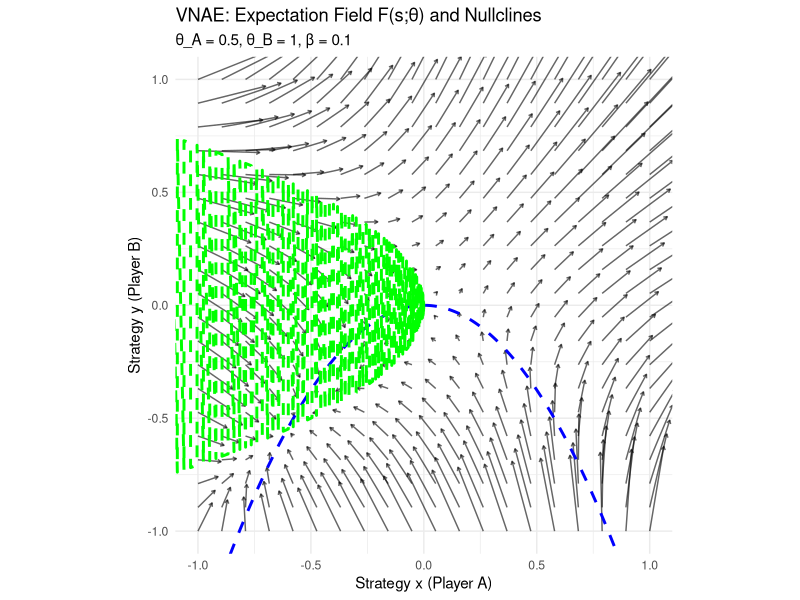
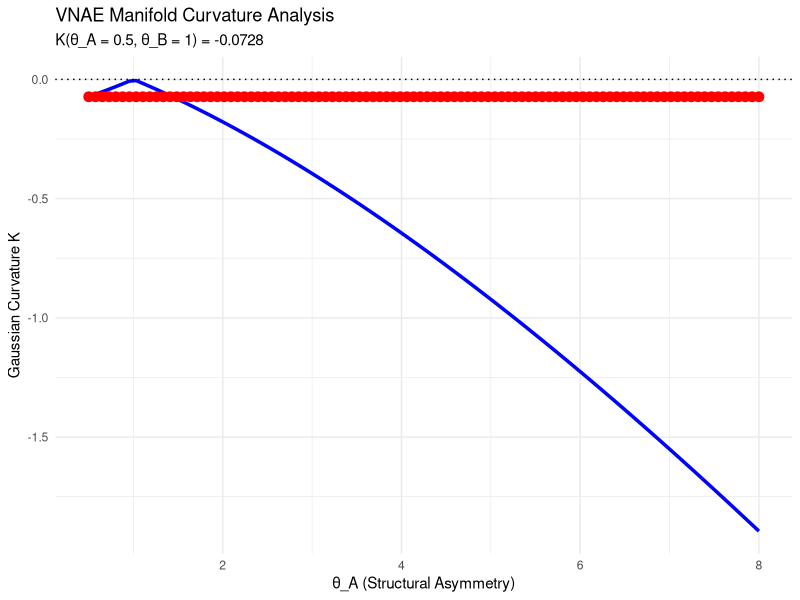
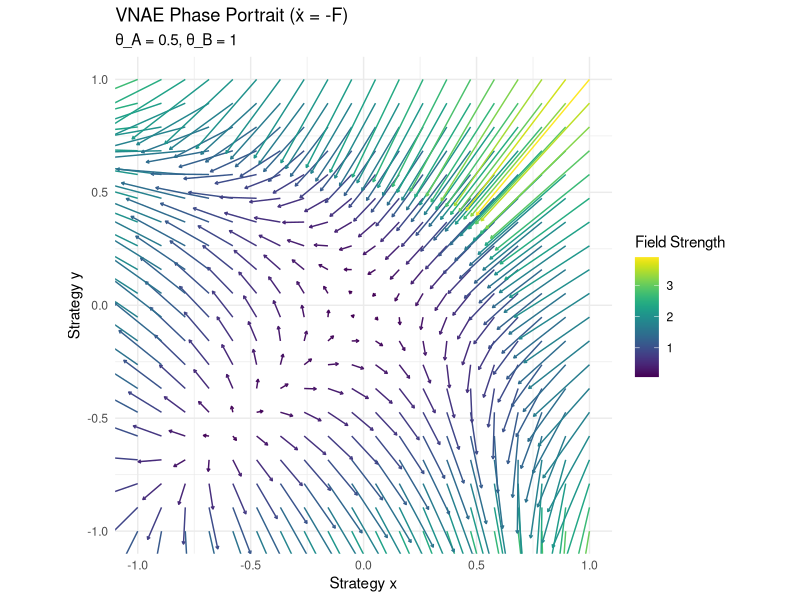
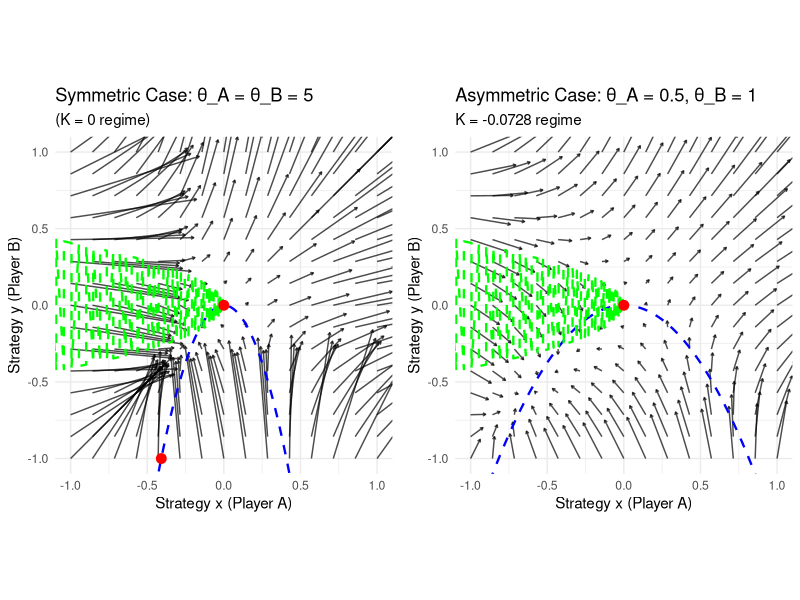

The R script that drew these images, in order:
# =============================================================================
# Victoria-Nash Geometry Visualization (Nonlinear Cubic Formulation)
# =============================================================================
# INSTRUCTIONS: Change only the values in the "PARAMETERS" section below.
# =============================================================================

library(ggplot2)
library(reshape2)
library(gridExtra)
library(viridis)

# =============================================================================
# PARAMETERS - CHANGE ONLY THESE VALUES
# =============================================================================

# Structural parameters
omega_A <- 1.0    # Structural weight of player A
omega_B <- 1.0    # Structural weight of player B
theta_A <- 0.5    # Asymmetry of player A
theta_B <- 1.0    # Asymmetry of player B
beta    <- 0.1    # Rigidity coefficient

# Fixed point for curvature analysis
x_fixed <- 0.3    # x-coordinate of the fixed point
y_fixed <- -0.135 # y-coordinate of the fixed point

# Domain limits for plots
x_min <- -1.0     # Lower limit of x-axis
x_max <-  1.0     # Upper limit of x-axis
y_min <- -1.0     # Lower limit of y-axis
y_max <-  1.0     # Upper limit of y-axis

# =============================================================================
# DO NOT CHANGE ANYTHING BELOW THIS LINE
# =============================================================================

# Helper functions
F_x <- function(x, y) (omega_A + theta_A) * x^2 + omega_A * y
F_y <- function(x, y) (omega_B + theta_B) * y^2 + omega_B * x

H_xx <- function(x, y) 2 * x * (1 + theta_A)
H_yy <- function(x, y) 2 * y * (1 + theta_B)
H_xy <- function(x, y) 1

g_xx <- function(x, y) 1 + beta * H_xx(x, y)
g_yy <- function(x, y) 1 + beta * H_yy(x, y)
g_xy <- function(x, y) beta

curvature <- function(x, y) {
  H11 <- H_xx(x, y)
  H22 <- H_yy(x, y)
  H12 <- H_xy(x, y)
  detH <- H11 * H22 - H12^2
  g11 <- g_xx(x, y)
  g22 <- g_yy(x, y)
  g12 <- g_xy(x, y)
  detg <- g11 * g22 - g12^2
  (detH / detg) * beta * abs(theta_A - theta_B)
}

nullcline_x <- function(x) -((omega_A + theta_A) / omega_A) * x^2
nullcline_y <- function(y) -((omega_B + theta_B) / omega_B) * y^2

find_equilibria <- function(tol = 1e-4) {
  x_vals <- seq(x_min, x_max, length.out = 500)
  y_vals <- seq(y_min, y_max, length.out = 500)
  points <- list()
  
  for (x in x_vals) {
    y <- nullcline_x(x)
    if (y >= y_min && y <= y_max) {
      if (abs(F_y(x, y)) < tol) {
        points <- append(points, list(c(x, y)))
      }
    }
  }
  for (y in y_vals) {
    x <- nullcline_y(y)
    if (x >= x_min && x <= x_max) {
      if (abs(F_x(x, y)) < tol) {
        # Avoid duplicates
        dup <- any(sapply(points, function(p) abs(p[1]-x) < 1e-3 && abs(p[2]-y) < 1e-3))
        if (!dup) {
          points <- append(points, list(c(x, y)))
        }
      }
    }
  }
  if (length(points) == 0) {
    return(data.frame(x = numeric(0), y = numeric(0)))
  }
  do.call(rbind, points)
}

# -----------------------------------------------------------------------------
# Plot 1: Expectation field and nullclines
# -----------------------------------------------------------------------------
create_field_plot <- function() {
  x <- seq(x_min, x_max, length.out = 20)
  y <- seq(y_min, y_max, length.out = 20)
  grid <- expand.grid(x = x, y = y)
  grid$F_x <- F_x(grid$x, grid$y)
  grid$F_y <- F_y(grid$x, grid$y)
  
  x_curve <- seq(x_min, x_max, length.out = 200)
  y_curve1 <- nullcline_x(x_curve)
  y_curve2 <- seq(y_min, y_max, length.out = 200)
  x_curve2 <- nullcline_y(y_curve2)
  
  eq_df <- find_equilibria()
  
  p <- ggplot(grid, aes(x = x, y = y)) +
    geom_segment(aes(xend = x + F_x/8, yend = y + F_y/8),
                 arrow = arrow(length = unit(0.1, "cm")), alpha = 0.6) +
    geom_line(data = data.frame(x = x_curve, y = y_curve1),
              aes(x = x, y = y), color = "blue", size = 1, linetype = "dashed") +
    geom_line(data = data.frame(x = x_curve2, y = y_curve2),
              aes(x = x, y = y), color = "green", size = 1, linetype = "dashed") +
    labs(title = "VNAE: Expectation Field F(s;θ) and Nullclines",
         subtitle = paste0("θ_A = ", theta_A, ", θ_B = ", theta_B, ", β = ", beta),
         x = "Strategy x (Player A)", y = "Strategy y (Player B)") +
    theme_minimal() +
    coord_fixed(ratio = 1, xlim = c(x_min, x_max), ylim = c(y_min, y_max))
  
  if (nrow(eq_df) > 0) {
    p <- p + geom_point(data = eq_df, aes(x = x, y = y), color = "red", size = 3)
  }
  p
}

# -----------------------------------------------------------------------------
# Plot 2: Curvature as function of θ_A (at fixed point)
# -----------------------------------------------------------------------------
create_curvature_plot <- function() {
  theta_A_range <- seq(0.5, 8, length.out = 100)
  K_values <- sapply(theta_A_range, function(thA) {
    # Local calculation for each theta_A
    H11_loc <- 2 * x_fixed * (1 + thA)
    H22_loc <- 2 * y_fixed * (1 + theta_B)
    H12_loc <- 1
    detH_loc <- H11_loc * H22_loc - H12_loc^2
    g11_loc <- 1 + beta * H11_loc
    g22_loc <- 1 + beta * H22_loc
    g12_loc <- beta
    detg_loc <- g11_loc * g22_loc - g12_loc^2
    (detH_loc / detg_loc) * beta * abs(thA - theta_B)
  })
  
  df <- data.frame(theta_A = theta_A_range, K = K_values)
  K_current <- curvature(x_fixed, y_fixed)  # with current theta_A
  
  ggplot(df, aes(x = theta_A, y = K)) +
    geom_line(color = "blue", size = 1.2) +
    geom_hline(yintercept = 0, linetype = "dotted") +
    geom_point(aes(x = theta_A, y = K_current), color = "red", size = 3) +
    labs(title = "VNAE Manifold Curvature Analysis",
         subtitle = paste0("K(θ_A = ", theta_A, ", θ_B = ", theta_B, ") = ", round(K_current, 4)),
         x = "θ_A (Structural Asymmetry)", y = "Gaussian Curvature K") +
    theme_minimal()
}

# -----------------------------------------------------------------------------
# Plot 3: Phase portrait (dynamics -F)
# -----------------------------------------------------------------------------
create_phase_portrait <- function() {
  x <- seq(x_min, x_max, length.out = 20)
  y <- seq(y_min, y_max, length.out = 20)
  grid <- expand.grid(x = x, y = y)
  grid$dx <- -F_x(grid$x, grid$y)
  grid$dy <- -F_y(grid$x, grid$y)
  grid$magnitude <- sqrt(grid$dx^2 + grid$dy^2)
  
  eq_df <- find_equilibria()
  
  p <- ggplot(grid, aes(x = x, y = y)) +
    geom_segment(aes(xend = x + dx/5, yend = y + dy/5, color = magnitude),
                 arrow = arrow(length = unit(0.08, "cm"))) +
    scale_color_viridis(name = "Field Strength") +
    labs(title = "VNAE Phase Portrait (ẋ = -F)",
         subtitle = paste0("θ_A = ", theta_A, ", θ_B = ", theta_B),
         x = "Strategy x", y = "Strategy y") +
    theme_minimal() +
    coord_fixed(ratio = 1, xlim = c(x_min, x_max), ylim = c(y_min, y_max))
  
  if (nrow(eq_df) > 0) {
    p <- p + geom_point(data = eq_df, aes(x = x, y = y), color = "red", size = 3)
  }
  p
}

# -----------------------------------------------------------------------------
# Plot 4: Symmetric vs Asymmetric Comparison
# -----------------------------------------------------------------------------
create_comparison_plot <- function() {
  theta_sym <- 5.0
  # Local functions for symmetric case
  F_x_sym <- function(x, y) (omega_A + theta_sym) * x^2 + omega_A * y
  F_y_sym <- function(x, y) (omega_B + theta_sym) * y^2 + omega_B * x
  nullcline_x_sym <- function(x) -((omega_A + theta_sym)/omega_A) * x^2
  nullcline_y_sym <- function(y) -((omega_B + theta_sym)/omega_B) * y^2
  
  # Grid
  x <- seq(x_min, x_max, length.out = 15)
  y <- seq(y_min, y_max, length.out = 15)
  grid <- expand.grid(x = x, y = y)
  
  # Symmetric
  grid_sym <- grid
  grid_sym$F_x <- F_x_sym(grid_sym$x, grid_sym$y)
  grid_sym$F_y <- F_y_sym(grid_sym$x, grid_sym$y)
  
  # Asymmetric
  grid_asym <- grid
  grid_asym$F_x <- F_x(grid_asym$x, grid_asym$y)
  grid_asym$F_y <- F_y(grid_asym$x, grid_asym$y)
  
  # Curves
  x_curve <- seq(x_min, x_max, length.out = 200)
  y_curve1_sym <- nullcline_x_sym(x_curve)
  y_curve2_sym <- seq(y_min, y_max, length.out = 200)
  x_curve2_sym <- nullcline_y_sym(y_curve2_sym)
  
  y_curve1_asym <- nullcline_x(x_curve)
  x_curve2_asym <- nullcline_y(y_curve2_sym)
  
  # Equilibrium points (approximate for these cases)
  eq_sym <- data.frame(x = c(0, -0.408), y = c(0, -1))
  eq_asym <- data.frame(x = c(0, -0.5), y = c(0, -1.5))
  
  p1 <- ggplot(grid_sym, aes(x = x, y = y)) +
    geom_segment(aes(xend = x + F_x/8, yend = y + F_y/8),
                 arrow = arrow(length = unit(0.08, "cm")), alpha = 0.7) +
    geom_line(data = data.frame(x = x_curve, y = y_curve1_sym),
              aes(x = x, y = y), color = "blue", linetype = "dashed", size = 0.8) +
    geom_line(data = data.frame(x = x_curve2_sym, y = y_curve2_sym),
              aes(x = x, y = y), color = "green", linetype = "dashed", size = 0.8) +
    geom_point(data = eq_sym, aes(x = x, y = y), color = "red", size = 3) +
    labs(title = "Symmetric Case: θ_A = θ_B = 5",
         subtitle = "(K = 0 regime)",
         x = "Strategy x (Player A)", y = "Strategy y (Player B)") +
    theme_minimal() +
    coord_fixed(ratio = 1, xlim = c(x_min, x_max), ylim = c(y_min, y_max))
  
  p2 <- ggplot(grid_asym, aes(x = x, y = y)) +
    geom_segment(aes(xend = x + F_x/8, yend = y + F_y/8),
                 arrow = arrow(length = unit(0.08, "cm")), alpha = 0.7) +
    geom_line(data = data.frame(x = x_curve, y = y_curve1_asym),
              aes(x = x, y = y), color = "blue", linetype = "dashed", size = 0.8) +
    geom_line(data = data.frame(x = x_curve2_sym, y = y_curve2_sym),
              aes(x = x, y = y), color = "green", linetype = "dashed", size = 0.8) +
    geom_point(data = eq_asym, aes(x = x, y = y), color = "red", size = 3) +
    labs(title = paste0("Asymmetric Case: θ_A = ", theta_A, ", θ_B = ", theta_B),
         subtitle = paste0("K = ", round(curvature(x_fixed, y_fixed), 4), " regime"),
         x = "Strategy x (Player A)", y = "Strategy y (Player B)") +
    theme_minimal() +
    coord_fixed(ratio = 1, xlim = c(x_min, x_max), ylim = c(y_min, y_max))
  
  grid.arrange(p1, p2, ncol = 2)
}

# -----------------------------------------------------------------------------
# Execute - The plots will be generated with the parameters set above
# -----------------------------------------------------------------------------
print("Generating VNAE plots...")
print(paste("Current parameters: θ_A =", theta_A, "θ_B =", theta_B, "β =", beta))
print(paste("Fixed point for curvature: (", x_fixed, ",", y_fixed, ")"))

# Create and display the plots
plot1 <- create_field_plot()
plot2 <- create_curvature_plot()
plot3 <- create_phase_portrait()

# Display the plots
print(plot1)
print(plot2)
print(plot3)
create_comparison_plot()

# Optional: save the plots to files
# ggsave("VNAE_Field_Manifold.png", plot1, width = 8, height = 6, dpi = 300)
# ggsave("VNAE_Curvature_Analysis.png", plot2, width = 8, height = 6, dpi = 300)
# ggsave("VNAE_Phase_Portrait.png", plot3, width = 8, height = 6, dpi = 300)
# png("VNAE_Comparison.png", width = 12, height = 6, units = "in", res = 300)
# create_comparison_plot()
# dev.off()
